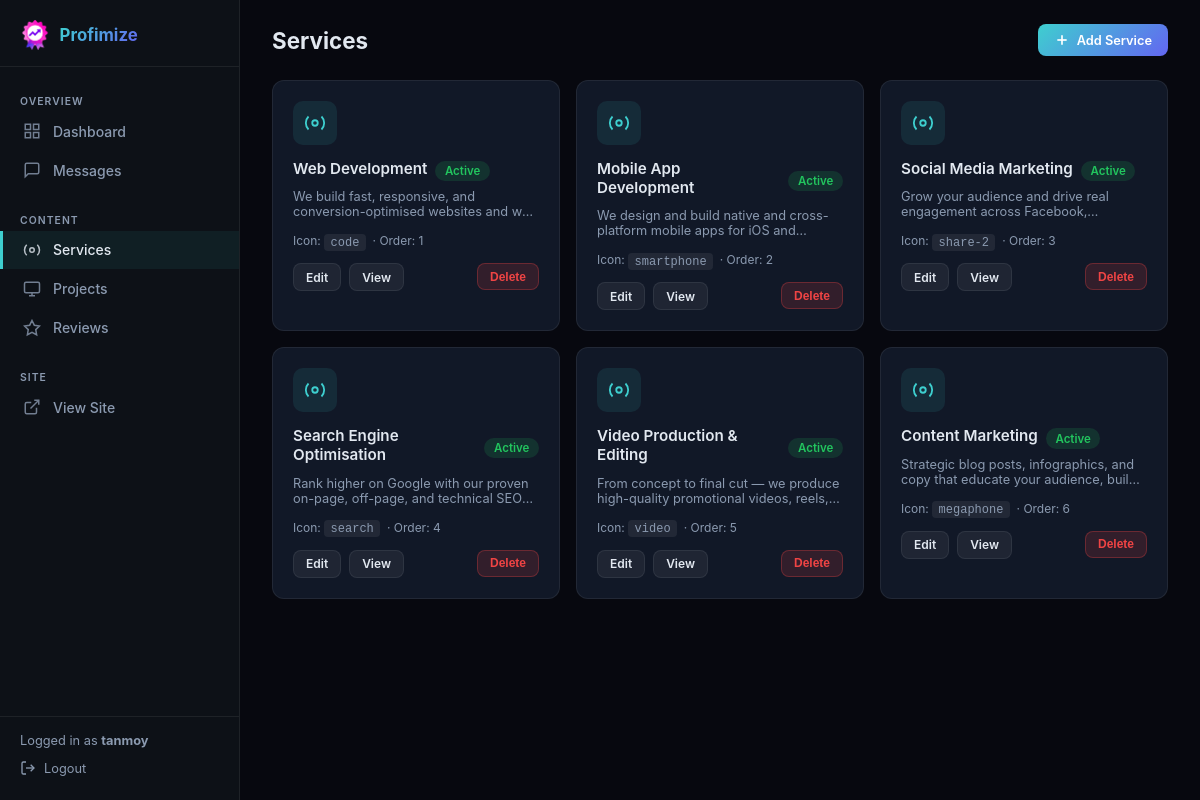
The page /dashboard/services/ (signed in) on the database its author committed.
### apps/pages/models.py (models this page shows, shortened)
class Service(models.Model):
    title = models.CharField(max_length=100)
    slug = models.SlugField(unique=True)
    description = models.TextField()
    long_description = models.TextField(blank=True)
    what_we_offer = models.TextField(blank=True, help_text="One item per line")
    our_process = models.TextField(blank=True, help_text="One step per line")
    meta_description = models.CharField(max_length=160, blank=True)
    icon_name = models.CharField(max_length=60, help_text="Lucide icon key, e.g. 'code'")
    order = models.PositiveIntegerField(default=0)
    is_active = models.BooleanField(default=True)
    class Meta:
        ordering = ["order"]
        verbose_name = "Service"

### apps/dashboard/views.py (the view)
# urls.py: path("services/", views.services_list, name="services"),
@dashboard_required
def services_list(request):
    svcs = Service.objects.all()
    return render(request, "dashboard/services.html", {"svcs": svcs})

### apps/dashboard/views.py (called while the page is built)
def dashboard_required(view_func):
    @wraps(view_func)
    def wrapper(request, *args, **kwargs):
        if request.user.is_authenticated and request.user.is_staff:
            return view_func(request, *args, **kwargs)
        return redirect("dashboard:login")
    return wrapper

### templates/dashboard/services.html (shortened to what this page needs)
{% extends "dashboard/base.html" %}
{% block page_title %}Services{% endblock %}
{% block header_actions %}
<a href="{% url 'dashboard:service_add' %}" class="db-btn db-btn--primary">
  <svg width="16" height="16" fill="none" stroke="currentColor" stroke-width="2.5" viewBox="0 0 24 24">
    <line x1="12" y1="5" x2="12" y2="19"/><line x1="5" y1="12" x2="19" y2="12"/>
  </svg>
  Add Service
</a>
{% endblock %}
{% block content %}
{% if svcs %}
<div class="db-cards-grid">
  {% for svc in svcs %}
  <div class="db-item-card">
    <div class="db-item-card__icon">
      <svg width="22" height="22" fill="none" stroke="currentColor" stroke-width="2" viewBox="0 0 24 24">
        <circle cx="12" cy="12" r="3"/><path d="M19.07 4.93a10 10 0 0 1 0 14.14M4.93 4.93a10 10 0 0 0 0 14.14"/>
      </svg>
    </div>
    <div style="display:flex;align-items:center;gap:.5rem;margin-bottom:.35rem;">
      <div class="db-item-card__title">{{ svc.title }}</div>
      {% if svc.is_active %}
      <span class="db-badge db-badge--active">Active</span>
      {% else %}
      <span class="db-badge db-badge--inactive">Inactive</span>
      {% endif %}
    </div>
    <div class="db-item-card__desc">{{ svc.description }}</div>
    <div style="font-size:.75rem;color:var(--db-muted);margin-bottom:.875rem;">
      Icon: <code style="background:rgba(255,255,255,.07);padding:.1rem .4rem;border-radius:4px;">{{ svc.icon_name }}</code>
      &nbsp;· Order: {{ svc.order }}
    </div>
    <div class="db-item-card__actions">
      <a href="{% url 'dashboard:service_edit' svc.pk %}" class="db-btn db-btn--ghost db-btn--sm">Edit</a>
      <a href="{% url 'pages:service_detail' svc.slug %}" target="_blank" class="db-btn db-btn--ghost db-btn--sm">View</a>
      <form method="post" action="{% url 'dashboard:service_delete' svc.pk %}" onsubmit="return confirm('Delete {{ svc.title }}?')" style="margin-left:auto;">
        <button type="submit" class="db-btn db-btn--danger db-btn--sm">Delete</button>
      </form>
    </div>
  </div>
  {% endfor %}
</div>
{% else %}
<div class="db-empty">
  <p>No services yet. <a href="{% url 'dashboard:service_add' %}" style="color:var(--db-accent);">Add the first one.</a></p>
</div>
{% endif %}
{% endblock %}

### templates/dashboard/base.html (shortened to what this page needs)
{% load static %}
<!DOCTYPE html>
<html lang="en">
<head>
  <link rel="stylesheet" href="{% static 'css/dashboard.css' %}">
</head>
<body class="dashboard-body">
<aside class="db-sidebar" id="db-sidebar">
  <a href="{% url 'dashboard:home' %}" class="db-sidebar__logo">
    <img src="{% static 'img/logo.png' %}" alt="">
    <span>Profimize</span>
  </a>
  <nav class="db-sidebar__nav">
    <div class="db-nav-label">Overview</div>
    <a href="{% url 'dashboard:home' %}" class="db-nav-link {% if request.resolver_match.url_name == 'home' %}active{% endif %}">
      <svg width="18" height="18" fill="none" stroke="currentColor" stroke-width="2" viewBox="0 0 24 24">
        <rect x="3" y="3" width="7" height="7"/><rect x="14" y="3" width="7" height="7"/>
        <rect x="14" y="14" width="7" height="7"/><rect x="3" y="14" width="7" height="7"/>
      </svg>
      Dashboard
    </a>
    <a href="{% url 'dashboard:messages' %}" class="db-nav-link {% if 'message' in request.resolver_match.url_name %}active{% endif %}">
      <svg width="18" height="18" fill="none" stroke="currentColor" stroke-width="2" viewBox="0 0 24 24">
        <path d="M21 15a2 2 0 0 1-2 2H7l-4 4V5a2 2 0 0 1 2-2h14a2 2 0 0 1 2 2z"/>
      </svg>
      Messages
    </a>
    <div class="db-nav-label" style="margin-top:.75rem;">Content</div>
    <a href="{% url 'dashboard:services' %}" class="db-nav-link {% if 'service' in request.resolver_match.url_name %}active{% endif %}">
      <svg width="18" height="18" fill="none" stroke="currentColor" stroke-width="2" viewBox="0 0 24 24">
        <circle cx="12" cy="12" r="3"/><path d="M19.07 4.93a10 10 0 0 1 0 14.14M4.93 4.93a10 10 0 0 0 0 14.14"/>
      </svg>
      Services
    </a>
    <a href="{% url 'dashboard:projects' %}" class="db-nav-link {% if 'project' in request.resolver_match.url_name %}active{% endif %}">
      <svg width="18" height="18" fill="none" stroke="currentColor" stroke-width="2" viewBox="0 0 24 24">
        <rect x="2" y="3" width="20" height="14" rx="2"/><line x1="8" y1="21" x2="16" y2="21"/><line x1="12" y1="17" x2="12" y2="21"/>
      </svg>
      Projects
    </a>
    <a href="{% url 'dashboard:reviews' %}" class="db-nav-link {% if 'review' in request.resolver_match.url_name %}active{% endif %}">
      <svg width="18" height="18" fill="none" stroke="currentColor" stroke-width="2" viewBox="0 0 24 24">
        <path d="M12 2l3.09 6.26L22 9.27l-5 4.87 1.18 6.88L12 17.77l-6.18 3.25L7 14.14 2 9.27l6.91-1.01L12 2z"/>
      </svg>
      Reviews
    </a>
    <div class="db-nav-label" style="margin-top:.75rem;">Site</div>
    <a href="{% url 'pages:home' %}" target="_blank" class="db-nav-link">
      <svg width="18" height="18" fill="none" stroke="currentColor" stroke-width="2" viewBox="0 0 24 24">
        <path d="M18 13v6a2 2 0 0 1-2 2H5a2 2 0 0 1-2-2V8a2 2 0 0 1 2-2h6"/>
        <polyline points="15 3 21 3 21 9"/><line x1="10" y1="14" x2="21" y2="3"/>
      </svg>
      View Site
    </a>
  </nav>
  <div class="db-sidebar__footer">
    <span style="display:block;margin-bottom:.25rem;">Logged in as <strong>{{ request.user.username }}</strong></span>
    <a href="{% url 'dashboard:logout' %}">
      <svg width="16" height="16" fill="none" stroke="currentColor" stroke-width="2" viewBox="0 0 24 24">
        <path d="M9 21H5a2 2 0 0 1-2-2V5a2 2 0 0 1 2-2h4"/>
        <polyline points="16 17 21 12 16 7"/><line x1="21" y1="12" x2="9" y2="12"/>
      </svg>
      Logout
    </a>
  </div>
</aside>
<main class="db-main">
  <div class="db-header">
    <h1>{% block page_title %}Dashboard{% endblock %}</h1>
    <div class="db-header__actions">
      {% block header_actions %}{% endblock %}
    </div>
  </div>
  <div class="db-content">
    {% block content %}{% endblock %}
  </div>
</main>
</body>
</html>

### static/css/dashboard.css (style rules this page uses)
:root { --db-bg: #07080f; --db-surface: #0d1117; --db-card: #111827; --db-border: rgba(255,255,255,.07); --db-text: #e2e8f0; --db-muted: #8b9ab0; --db-accent: #3ecfcf; --db-accent2: #6366f1; --db-danger: #ef4444; --db-warning: #f59e0b; --db-success: #22c55e; --db-sidebar-w: 240px; }
*, *::before, *::after { box-sizing: border-box; margin: 0; padding: 0; }
body.dashboard-body { font-family: "Inter", system-ui, sans-serif; background: var(--db-bg); color: var(--db-text); min-height: 100dvh; }
.db-sidebar { position: fixed; top: 0; left: 0; width: var(--db-sidebar-w); height: 100dvh; background: var(--db-surface); border-right: 1px solid var(--db-border); display: flex; flex-direction: column; z-index: 200; transition: transform .25s ease; }
.db-sidebar__logo { display: flex; align-items: center; gap: .6rem; padding: 1.25rem 1.25rem 1rem; border-bottom: 1px solid var(--db-border); text-decoration: none; }
.db-sidebar__logo img { width: 30px; height: 30px; border-radius: 6px; }
.db-sidebar__logo span { font-size: 1.05rem; font-weight: 700; background: linear-gradient(135deg, #3ecfcf, #6366f1); -webkit-background-clip: text; -webkit-text-fill-color: transparent; background-clip: text; }
.db-sidebar__nav { flex: 1; overflow-y: auto; padding: 1rem 0; }
.db-nav-label { font-size: .65rem; font-weight: 600; letter-spacing: .1em; text-transform: uppercase; color: var(--db-muted); padding: .75rem 1.25rem .25rem; }
.db-nav-link { display: flex; align-items: center; gap: .75rem; padding: .65rem 1.25rem; color: var(--db-muted); text-decoration: none; font-size: .875rem; font-weight: 500; border-left: 3px solid transparent; transition: color .15s, background .15s, border-color .15s; }
.db-nav-link:hover, .db-nav-link.active { color: var(--db-text); background: rgba(62,207,207,.07); border-left-color: var(--db-accent); }
.db-nav-link svg { flex-shrink: 0; opacity: .8; }
.db-sidebar__footer { padding: 1rem 1.25rem; border-top: 1px solid var(--db-border); font-size: .8rem; color: var(--db-muted); }
.db-sidebar__footer a { display: flex; align-items: center; gap: .5rem; color: var(--db-muted); text-decoration: none; padding: .5rem 0; transition: color .15s; }
.db-main { margin-left: var(--db-sidebar-w); min-height: 100dvh; display: flex; flex-direction: column; }
.db-header { padding: 1.5rem 2rem 0; display: flex; align-items: center; justify-content: space-between; gap: 1rem; flex-wrap: wrap; }
.db-header h1 { font-size: 1.4rem; font-weight: 700; color: var(--db-text); }
.db-header__actions { display: flex; gap: .5rem; align-items: center; }
.db-content { flex: 1; padding: 1.5rem 2rem 3rem; }
.db-badge { display: inline-flex; align-items: center; gap: .3rem; padding: .2rem .6rem; border-radius: 20px; font-size: .72rem; font-weight: 600; }
.db-badge--active { background: rgba(34,197,94,.15); color: var(--db-success); }
.db-btn { display: inline-flex; align-items: center; gap: .4rem; padding: .5rem 1rem; border-radius: 8px; font-size: .8rem; font-weight: 600; cursor: pointer; border: none; text-decoration: none; transition: opacity .15s, transform .1s; }
.db-btn--primary { background: linear-gradient(135deg, var(--db-accent), var(--db-accent2)); color: #fff; }
.db-btn--ghost { background: rgba(255,255,255,.06); color: var(--db-text); border: 1px solid var(--db-border); }
.db-btn--danger { background: rgba(239,68,68,.15); color: var(--db-danger); border: 1px solid rgba(239,68,68,.3); }
.db-btn--sm { padding: .35rem .75rem; font-size: .75rem; }
.db-cards-grid { display: grid; grid-template-columns: repeat(auto-fill, minmax(280px, 1fr)); gap: 1rem; }
.db-item-card { background: var(--db-card); border: 1px solid var(--db-border); border-radius: 12px; padding: 1.25rem; position: relative; }
.db-item-card__icon { width: 44px; height: 44px; border-radius: 10px; background: rgba(62,207,207,.1); display: flex; align-items: center; justify-content: center; color: var(--db-accent); margin-bottom: .875rem; }
.db-item-card__title { font-size: .95rem; font-weight: 600; margin-bottom: .35rem; }
.db-item-card__desc { font-size: .8rem; color: var(--db-muted); display: -webkit-box; -webkit-line-clamp: 2; -webkit-box-orient: vertical; overflow: hidden; margin-bottom: .875rem; }
.db-item-card__actions { display: flex; gap: .5rem; margin-top: auto; }

### rows shown on the page
Service: title "Web Development", is_active "Active", description "We build fast, responsive, and conversion-optimised websites and…", icon_name "code", order "1"
Service: title "Mobile App Development", is_active "Active", description "We design and build native and cross-platform mobile apps for iOS…", icon_name "smartphone", order "2"
Service: title "Social Media Marketing", is_active "Active", description "Grow your audience and drive real engagement across…", icon_name "share-2", order "3"
Service: title "Search Engine Optimisation", is_active "Active", description "Rank higher on Google with our proven on-page, off-page, and technical…", icon_name "search", order "4"
Service: title "Video Production & Editing", is_active "Active", description "From concept to final cut — we produce high-quality promotional videos,…", icon_name "video", order "5"
Service: title "Content Marketing", is_active "Active", description "Strategic blog posts, infographics, and copy that educate your audience,…", icon_name "megaphone", order "6"

### other values the page prints
{{ request.user.username }} "tanmoy"
